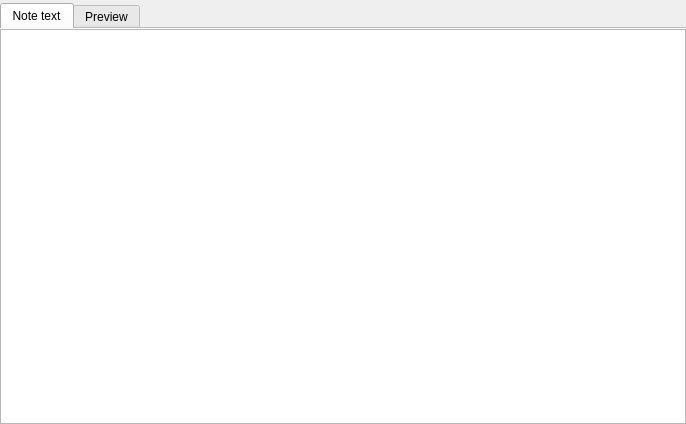
<?xml version="1.0" encoding="UTF-8"?>
<ui version="4.0">
 <class>NoteDialog</class>
 <widget class="QDialog" name="NoteDialog">
  <property name="geometry">
   <rect>
    <x>0</x>
    <y>0</y>
    <width>686</width>
    <height>424</height>
   </rect>
  </property>
  <property name="windowTitle">
   <string>Note</string>
  </property>
  <layout class="QHBoxLayout" name="horizontalLayout">
   <property name="leftMargin">
    <number>0</number>
   </property>
   <property name="topMargin">
    <number>3</number>
   </property>
   <property name="rightMargin">
    <number>0</number>
   </property>
   <property name="bottomMargin">
    <number>0</number>
   </property>
   <item>
    <widget class="QTabWidget" name="tabWidget">
     <property name="currentIndex">
      <number>0</number>
     </property>
     <property name="documentMode">
      <bool>true</bool>
     </property>
     <widget class="QWidget" name="noteTextTab">
      <attribute name="title">
       <string>Note text</string>
      </attribute>
      <layout class="QVBoxLayout" name="verticalLayout_3">
       <property name="spacing">
        <number>0</number>
       </property>
       <property name="leftMargin">
        <number>0</number>
       </property>
       <property name="topMargin">
        <number>0</number>
       </property>
       <property name="rightMargin">
        <number>0</number>
       </property>
       <property name="bottomMargin">
        <number>0</number>
       </property>
       <item>
        <widget class="PKbSuiteMarkdownTextEdit" name="textEdit"/>
       </item>
       <item>
        <widget class="QFrame" name="searchFrame">
         <property name="frameShape">
          <enum>QFrame::NoFrame</enum>
         </property>
        </widget>
       </item>
      </layout>
     </widget>
     <widget class="QWidget" name="previewTab">
      <attribute name="title">
       <string>Preview</string>
      </attribute>
      <layout class="QVBoxLayout" name="verticalLayout">
       <property name="spacing">
        <number>0</number>
       </property>
       <property name="leftMargin">
        <number>0</number>
       </property>
       <property name="topMargin">
        <number>0</number>
       </property>
       <property name="rightMargin">
        <number>0</number>
       </property>
       <property name="bottomMargin">
        <number>0</number>
       </property>
       <item>
        <widget class="NotePreviewWidget" name="noteTextView">
         <property name="enabled">
          <bool>true</bool>
         </property>
         <property name="styleSheet">
          <string notr="true"/>
         </property>
         <property name="frameShape">
          <enum>QFrame::NoFrame</enum>
         </property>
         <property name="readOnly">
          <bool>true</bool>
         </property>
         <property name="acceptRichText">
          <bool>false</bool>
         </property>
         <property name="textInteractionFlags">
          <set>Qt::LinksAccessibleByKeyboard|Qt::LinksAccessibleByMouse|Qt::TextBrowserInteraction|Qt::TextSelectableByKeyboard|Qt::TextSelectableByMouse</set>
         </property>
         <property name="openExternalLinks">
          <bool>true</bool>
         </property>
         <property name="openLinks">
          <bool>false</bool>
         </property>
        </widget>
       </item>
      </layout>
     </widget>
    </widget>
   </item>
  </layout>
 </widget>
 <customwidgets>
  <customwidget>
   <class>PKbSuiteMarkdownTextEdit</class>
   <extends>QPlainTextEdit</extends>
   <header location="global">widgets/pkbsuitemarkdowntextedit.h</header>
  </customwidget>
  <customwidget>
   <class>NotePreviewWidget</class>
   <extends>QTextBrowser</extends>
   <header location="global">widgets/notepreviewwidget.h</header>
  </customwidget>
 </customwidgets>
 <resources/>
 <connections/>
</ui>
